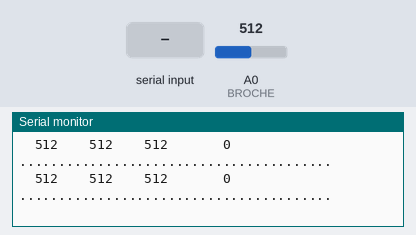
This sketch was run on a simulated Arduino Uno, built with avr-gcc and run on an emulated ATmega328P. On the bench: the last lines printed to the serial monitor. The inputs (shaded band) are chosen by the test bench; at power-on: A0 (BROCHE) = 512.

Above: at 1.2 s.
1.3 s: A0 (BROCHE) set to 716
At 1.56 s:
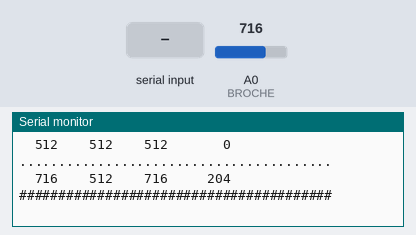
3.5 s: "r" received over Serial
At 3.51 s:
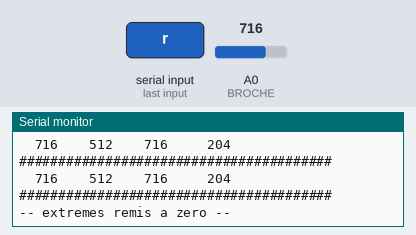
5.0 s: A0 (BROCHE) set to 511
At 5.16 s:
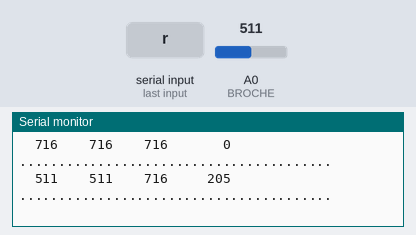
6.9 s: A0 (BROCHE) set to 0
At 7.16 s:
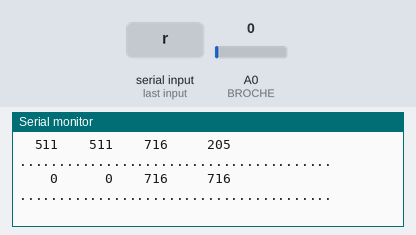
8.9 s: "r" received over Serial
At 9.16 s:
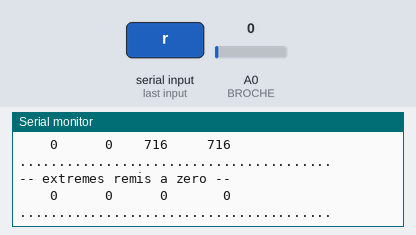
11.1 s: A0 (BROCHE) set to 20
At 11.36 s:
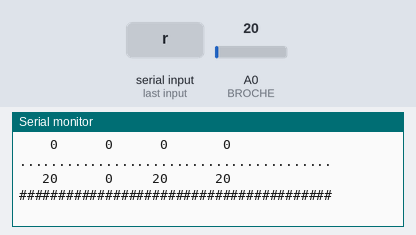

Measured:
- after the input at 1.3 s, the serial monitor: prints a new line after 0.10 s (image 1)
- after the input at 3.5 s, the serial monitor: prints a new line at once (image 2)
- after the input at 5.0 s, the serial monitor: prints a new line at once (image 3)
- after the input at 6.9 s, the serial monitor: prints a new line after 0.10 s (image 4)
- after the input at 8.9 s, the serial monitor: prints a new line at once (image 5)
- after the input at 11.1 s, the serial monitor: prints a new line after 0.10 s (image 6)

The sketch:

calibration.ino
```cpp
/*
 * Calibration du potentiometre de pedale
 * ======================================
 *
 * A televerser AVANT pedale.ino. Ce croquis n'envoie rien d'utile au PC :
 * il affiche la valeur BRUTE du potentiometre pour que tu releves ta course
 * reelle, puis tu reportes les deux nombres dans pedale.ino.
 *
 * MODE D'EMPLOI
 *   1. Televerse ce croquis
 *   2. Outils > Moniteur serie, vitesse 115200 bauds
 *   3. Pedale au REPOS -> note la valeur affichee
 *   4. Pedale ENFONCEE A FOND -> note la valeur affichee
 *   5. Appuie et relache lentement plusieurs fois : les colonnes mini et
 *      maxi retiennent les extremes rencontres
 *   6. Reporte ces deux nombres dans pedale.ino (SEUIL_BAS et SEUIL_HAUT)
 *
 * ENVOIE 'r' dans le moniteur serie pour remettre les extremes a zero.
 *
 * CABLAGE
 *   potentiometre lineaire 10 kOhm (type B10K, PAS un logarithmique A10K)
 *     une extremite -> 5V
 *     curseur       -> A0
 *     autre extremite -> GND
 *
 *   Si la valeur DIMINUE quand tu appuies, permute simplement les deux
 *   fils des extremites. Le curseur reste sur A0.
 */

const uint8_t BROCHE = A0;
const unsigned long PERIODE_MS = 200;

int mini = 1023;
int maxi = 0;
unsigned long dernier = 0;

void setup() {
  Serial.begin(115200);
  Serial.println();
  Serial.println(F("=== Calibration de la pedale ==="));
  Serial.println(F("Appuie et relache lentement. 'r' remet a zero."));
  Serial.println();
  Serial.println(F(" brut   mini   maxi   course   position"));
}

void loop() {
  if (Serial.available() && Serial.read() == 'r') {
    mini = 1023; maxi = 0;
    Serial.println(F("-- extremes remis a zero --"));
  }

  if (millis() - dernier < PERIODE_MS) return;
  dernier = millis();

  int brut = analogRead(BROCHE);
  if (brut < mini) mini = brut;
  if (brut > maxi) maxi = brut;
  int course = maxi - mini;

  char ligne[48];
  snprintf(ligne, sizeof(ligne), "%5d  %5d  %5d  %6d   ",
           brut, mini, maxi, course);
  Serial.print(ligne);

  // Barre visuelle : 40 caracteres sur la course reellement observee.
  // Elle rend le reglage mecanique bien plus facile a juger que des chiffres.
  int longueur = 0;
  if (course > 10) {
    longueur = (long)(brut - mini) * 40 / course;
  }
  for (int i = 0; i < 40; i++) Serial.print(i < longueur ? '#' : '.');
  Serial.println();
}
```
